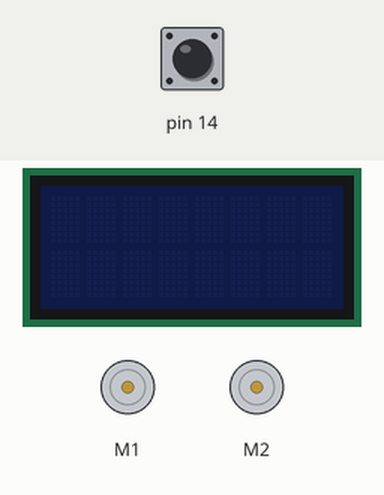
Simulated run of this sketch. Board: Arduino Leonardo, built with avr-gcc and run on an emulated ATmega32U4. Parts: 2 × DC motor (green arrow = forward, orange = backward, longer = faster), 8×2 character LCD. The test bench sets the inputs (shaded band); at power-on: pin 14 HIGH.

Above: at 1.2 s.
1.3 s: pin 14 pulled LOW for 0.15 s
At 2.1 s:
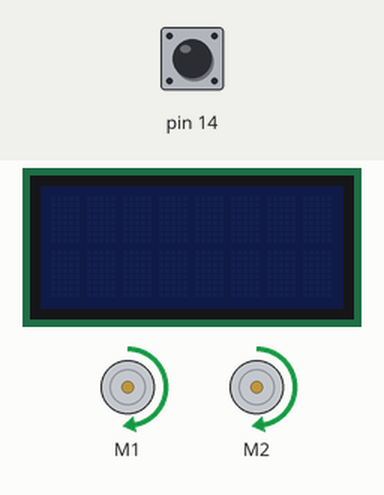
At 18.8 s:
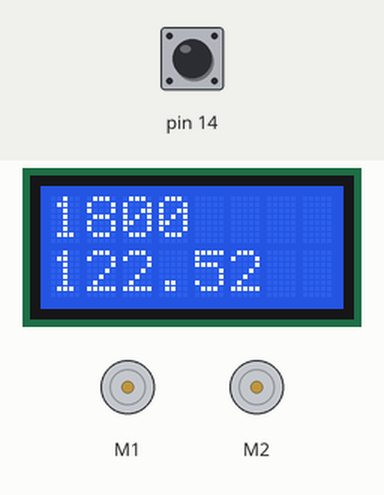
Timing chart, 0 to 19.1 s (numbered marks = the images above; inputs shaded):
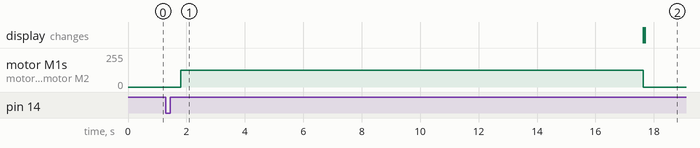

Measured:
- after the input at 1.3 s, motor M1, motor M2: stopped → forward 127/255 after 0.50 s, → stopped 15.8 s later

The sketch:

DistanceTravel.ino
```cpp
// Distance traveller
// Formulas
//
/*
 * https://forum.pololu.com/t/measure-distance-using-encoders-zumo-32u4/19076
 * Distance traveled = Wheel rotations * circumference = (encoder ticks / counts per revolution) * circumference
 * The manual gives us CPR (count per revolution) as  75.81 × 12 ≈ 909.7 CPR.
 * https://www.pololu.com/docs/0J63/3.4
 * Circumference =  circumference = pi * diameter
 * diameter = 39mm
 * pi = 3.14159265359
 *
 * Demo to show how you can drive straight by a certain distance.
 * Does have limitation in terms how far it can go,because of overflow of API
 * https://pololu.github.io/zumo-32u4-arduino-library/class_zumo32_u4_encoders.html#a142d33610a12b209e257c1635b2daae6
 *
 *
 */

#include <Zumo32U4.h>

Zumo32U4Encoders encoders;
Zumo32U4Motors motors;
Zumo32U4LCD lcd;
Zumo32U4ButtonA buttonA;

 int countsLeft;
 int countsRight;
 double circumference;
 double CPR = 909.7;


void setup() {
  // put your setup code here, to run once:

  countsLeft = encoders.getCountsAndResetLeft();
  countsRight = encoders.getCountsAndResetRight();
  circumference = 3.14159265359 * 39;
  Serial.begin(9600); // send and receive at 9600 baud
}

void loop() {
  // put your main code here, to run repeatedly:


  // Buttons
  bool buttonPress = buttonA.getSingleDebouncedPress();


    if (buttonPress) {
        delay(500);


              int distance = forward(1800);   // millimeters

              lcd.gotoXY(0, 0);
              lcd.print(distance);
              lcd.gotoXY(0, 1);
              lcd.print(circumference);
              lcd.print(" ");


    }


}

int forward(int distanceTravel) {

  int d;
  motors.setSpeeds(200,200);

  do {
    countsLeft = encoders.getCountsLeft();
    d = ( countsLeft / CPR ) * circumference;

  } while ( d < distanceTravel );

  motors.setSpeeds(0,0);

  return d;
}
```
